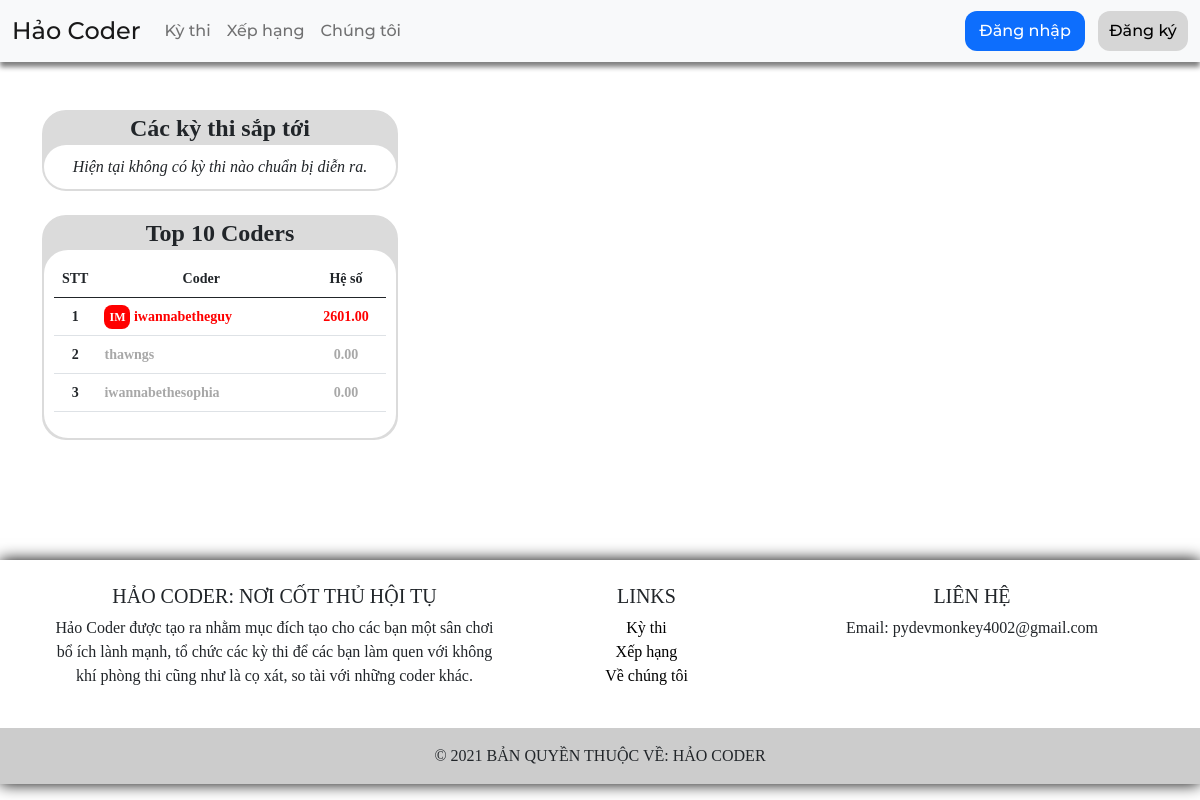
The app's page /, older data.
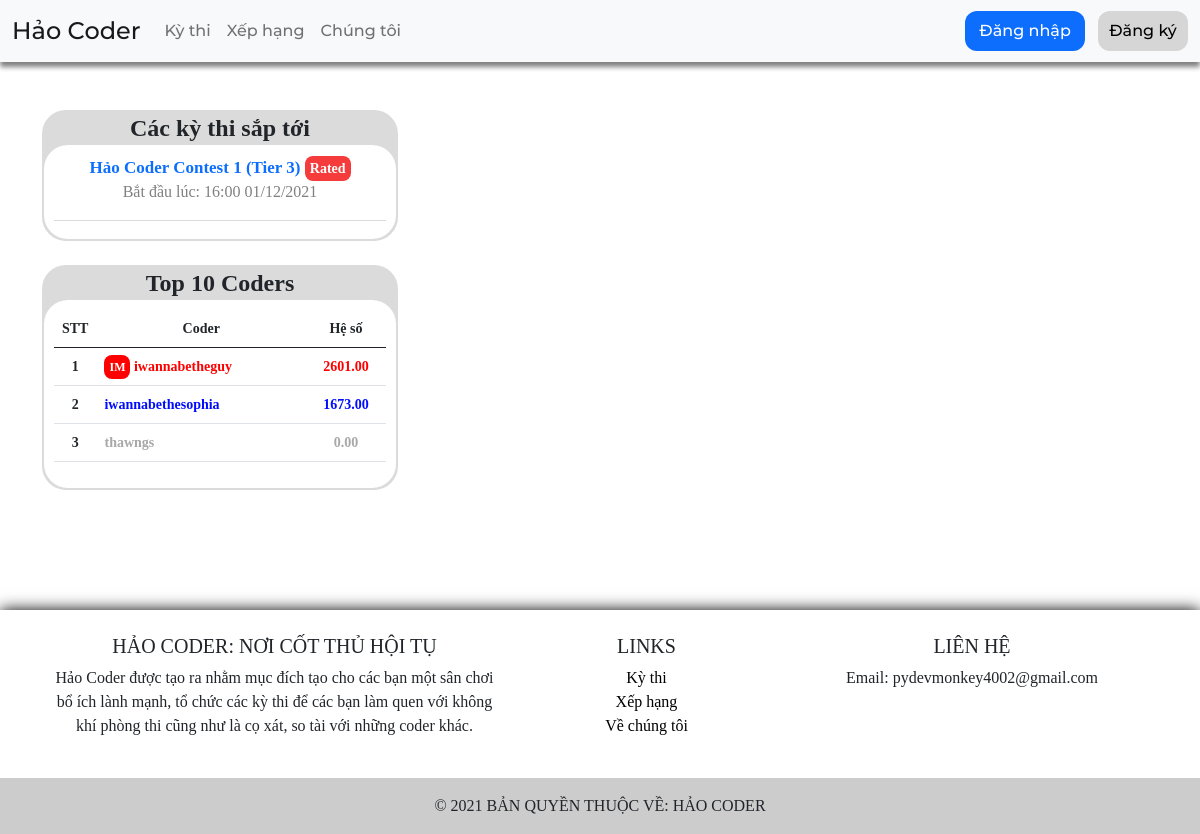
The same page, newer data.
### home/models.py (models this page shows)
class Profile(models.Model):
	id = models.AutoField(primary_key=True)
	user = models.ForeignKey(User, on_delete=models.CASCADE)
	win = models.IntegerField(default=0)
	ratings = models.DecimalField(default=0.00, max_digits=6, decimal_places=2)
	highest_ratings = models.DecimalField(default=0.00, max_digits=6, decimal_places=2)
	role = models.CharField(max_length=100, default='Class H')
	highest_role = models.CharField(max_length=100, default='Class H')
	color = models.CharField(max_length=7, default='gray')
	highest_color = models.CharField(max_length=7, default='gray')
	def __str__(self):
		return self.user.username

### contest/models.py (models this page shows, shortened)
class Contest(models.Model):
	contest_id = models.CharField(max_length=100, default='', primary_key=True)
	contest_title = models.CharField(max_length=500, default='')
	contest_description = MartorField(default='')
	contest_format = models.CharField(max_length=100, default='OI', choices=CONTEST_FORMAT)
	contest_rating_range = models.CharField(max_length=50, default='0-5000')
	contestant_count = models.IntegerField(default=0)
	contest_created = models.DateTimeField(auto_now_add=True, blank=True)
	contest_schedule = models.DateTimeField(default=datetime.now)
	contest_long = models.CharField(max_length=20, default="01:00:00")
	contest_current_long = models.CharField(max_length=20, default="01:00:00")
	contest_status = models.CharField(max_length=50, default="SCHEDULE", choices=CONTEST_STATUS)
	contest_rated = models.BooleanField(default=True)

### home/views.py (the view, shortened to what this page needs)
# urls.py: path('', views.index, name='index page'),
def index(req):
	running_contest = Contest.objects.filter(contest_status="SCHEDULE") | Contest.objects.filter(contest_status="RUNNING")
	"""
	for i in running_contest:
		if i.contest_status == "SCHEDULE" and i.contest_schedule <= datetime.datetime.now().astimezone():
			i.contest_status = "RUNNING"
			i.save()
		if i.contest_status == "RUNNING" and i.contest_id not in contest_time_pool:
			contest_time_pool.append(i.contest_id)
			async_task(perform_contest_time, i.contest_id, timeout=-1)
	"""
	p = Profile.objects.all()
	for i in p:
		for k, v in ratingutil.items():
			if i.ratings >= v[0]:
				i.role = k
				i.color = v[1]
				i.save()
				break
	h = Profile.objects.raw('SELECT * FROM home_profile WHERE ratings > highest_ratings')
	user_joined = None
	if req.user.is_authenticated:
		user_joined = Leaderboard.objects.filter(profile__user=req.user, contest__contest_status="RUNNING")
		if user_joined.exists():
			user_joined = user_joined[0]
	p = p.order_by('-ratings')
	if len(p)>10:
		p = p[:10]
	annouce = Announcement.objects.filter(visible=True).order_by('-publish_date')
	ongoing_contest = Contest.objects.filter(contest_status="SCHEDULE").order_by('-contest_created')
	return render(req, 'pages/index.html', {"ongoing_contest": ongoing_contest, "top10": p, "role_code": code, "userjoin": user_joined, "annoucement": annouce})

### templates/pages/index.html (shortened to what this page needs)
{% extends 'pages/base.html' %}
{% block content %}
{% load static %}
{% load martortags %}
<link rel="stylesheet" type="text/css" href="{% static 'css/hcbadge.css' %}">
<link rel="stylesheet" type="text/css" href="{% static 'css/hcbox.css' %}">
<link rel="stylesheet" type="text/css" href="{% static 'css/hccolor.css' %}">
<div class="container">
	<div class="row">
		<div class="col-4">
			<div style="border-radius: 24px; background-color: #dbdbdb; border: 2px solid #dbdbdb;">
				<h4 style="font-weight: bold; text-align: center; margin: 2px 0px;">Các kỳ thi sắp tới</h4>
				<div style="border: none; padding: 10px; border-radius: 24px; text-align: center; background-color: white;">
					{% if not ongoing_contest %}
					<label style="font-style: italic;">Hiện tại không có kỳ thi nào chuẩn bị diễn ra.</label>
					{% else %}
					{% for oc in ongoing_contest %}
					<label style="font-size: 17px; font-weight: bold;">
						<a href="/contest/{{ oc.contest_id }}/" style="text-decoration: none;">
							{{ oc.contest_title }}
							{% if oc.contest_rated %}
							<span class="hc-badge" style="background-color: #F53B3B; font-size: 14px;">Rated</span>
							{% endif %}
						</a>
					</label>
					<p style="color: gray;">Bắt đầu lúc: {{ oc.contest_schedule|date:"H:i d/m/Y" }}</p>
					<div class="dropdown-divider"></div>
					{% endfor %}
					{% endif %}
				</div>
			</div>
			<br>
			<div style="border-radius: 24px; border: 2px solid #dbdbdb; background-color: #dbdbdb;">
				<h4 style="font-weight: bold; text-align: center; margin: 2px 0px;">Top 10 Coders</h4>
				<div style="border: none; border-radius: 24px; padding: 10px; text-align: center; background-color: white;">
					<div class="table-responsive">
						<table class="table" style="font-weight: bold; font-size: 14px;">
							<thead>
								<tr>
									<td scope="col" style="width: 20px; text-align: center;">STT</td>
									<td scope="col">Coder</td>
									<td scope="col" style="width: 80px;text-align: center;">Hệ số</td>
								</tr>
							</thead>
							<tbody>
								{% for u in top10 %}
								<tr>
									<td scope="row" style="text-align: center; vertical-align: middle;">{{ forloop.counter }}</td>
									<td scope="row" style="vertical-align: center; text-align: left;">
										<a href="/profile/{{ u }}/" style="text-decoration: none; color: {{ u.color }};">
											{% for k, v in role_code.items %}
											{% if k == u.role %}
											<span class="hc-badge" style="background-color: {{ u.color }}; font-size: 12px;">{{ v }}</span>
											{% endif %}
											{% endfor %}
											{{ u }}
										</a>
									</td>
									<td scope="row" style="color: {{ u.color }}; vertical-align: middle; text-align: center;">{{ u.ratings }}</td>
								</tr>
								{% endfor %}
							</tbody>
						</table>
					</div>
				</div>
			</div>
		</div>
		<div class="col-8">
		</div>
	</div>
</div>
{% endblock %}

Row changes from the older to the newer data that the page shows:
now on this page (row edited): Contest: contest_title "Hảo Coder Contest 1 (Tier 3)", contest_rated "Rated", contest_schedule "16:00 01/12/2021"
changed Profile "iwannabethesophia": color "#a8a8a8" → "#000dff" (drawn); ratings "0.00" → "1673.00"; moves up the list
Text that changed along with them:
text no longer shown: "Hiện tại không có kỳ thi nào chuẩn bị diễn ra."
